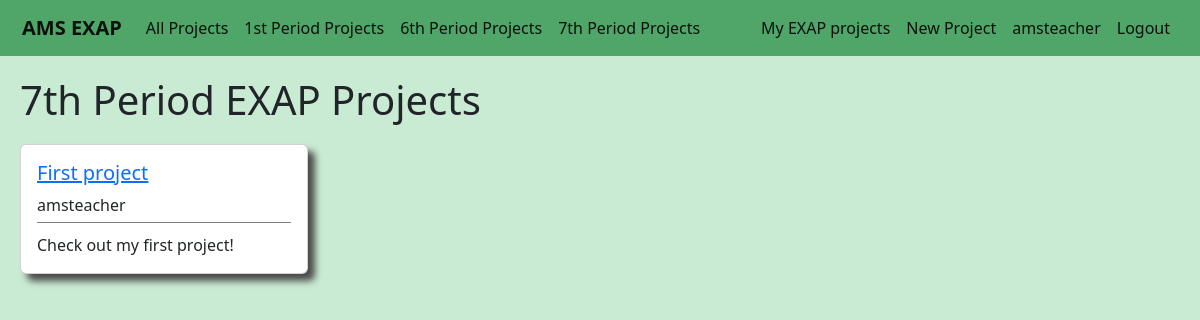
/users/seventhperiodprojects/ (signed in), run on an earlier commit of the app's database.
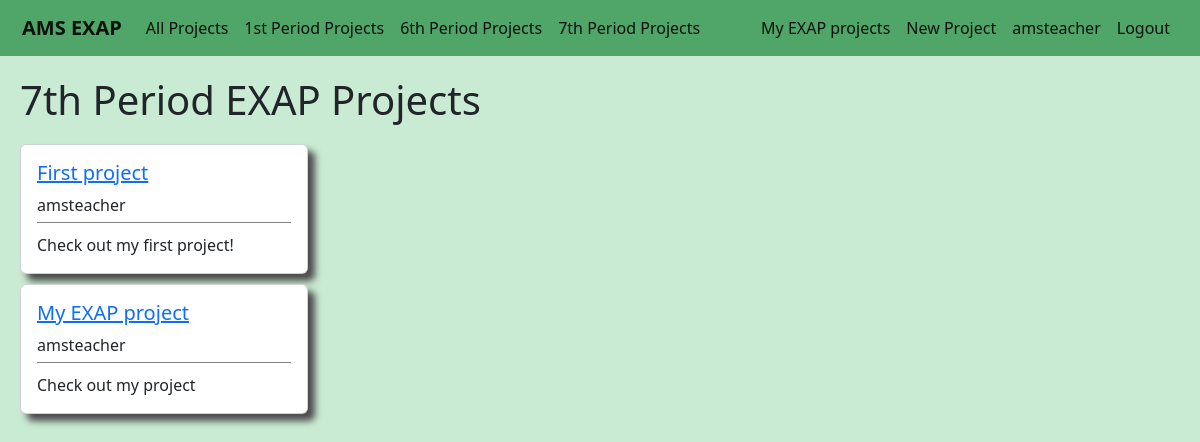
And on a later commit of the database.
### users/models.py (models this page shows, shortened)
class Project(models.Model):
    student = models.ForeignKey(User,on_delete=models.CASCADE)
    period = models.IntegerField(choices=periods,default=1)
    liked = models.ManyToManyField(User,default=None,blank=True,related_name='likes')
    title = models.CharField(max_length=50,default='My EXAP project')
    blurb = models.CharField(max_length=100,default='Check out my project')
    description = models.TextField(default="I haven't written my project description yet, but trust me it will be awesome!")

### users/views.py (the view)
# urls.py: path('seventhperiodprojects/',SeventhPeriodProjectListView.as_view(),name='users-seventhperiodprojects'),
class SeventhPeriodProjectListView(LoginRequiredMixin,ListView):
    model = Project
    template_name = 'users/seventhperiodprojects.html'
    context_object_name = 'projects'
    def get_queryset(self):
        projects = Project.objects.filter(period=7)
        return projects

### users/templates/users/seventhperiodprojects.html
{% extends 'main/base.html' %}
{% block content %}
<div class='page-title'>
    <h1>7th Period EXAP Projects</h1>
</div>
{% if user.is_authenticated %}
    <div class='projects-div'>
        {% for project in projects %}
            <div class="card project-card" style="width: 18rem;">
                <div class="card-body project-card-body">
                    <h5><a class="article-title" href="{% url 'project-details' project.pk %}">{{ project.title }}</a></h5>
                    <h8 class="card-title project-card-student">{{ project.student.username }}</h8>
                    <div class='project-card-blurb'>
                        <p class="card-text project-card-text">{{ project.blurb }}</p>
                    </div>
                </div>
            </div>
        {% endfor %}
    </div>
{% endif %}
{% endblock content %}

What changed in the data, as far as the page shows it:
added Project: title "My EXAP project", student.username "amsteacher", blurb "Check out my project"
